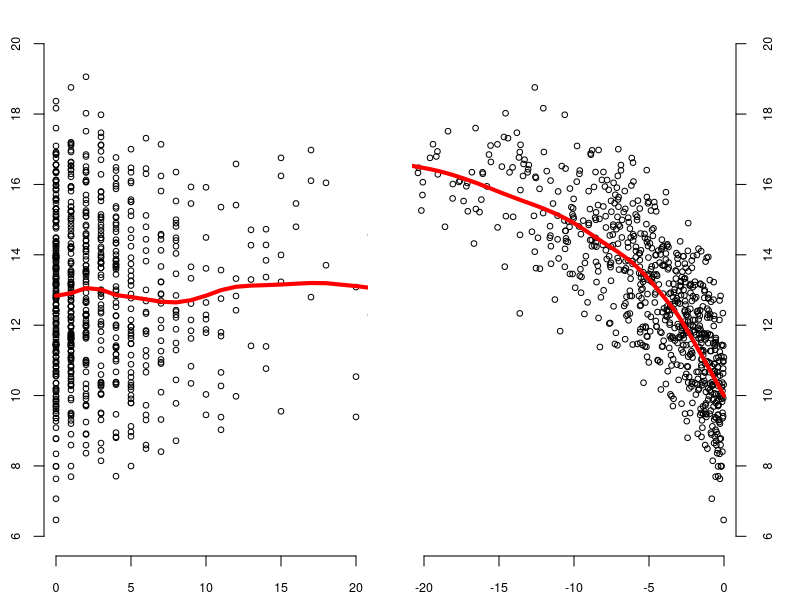

This figure's R source:
observations = rep(0,0)
n = 200
set.seed(1)

for (i in 1:n) {
  T = rexp(1, rate = 1/5)
  
  t = seq(0,floor(T))
  id = rep(i, length(t))
  s = T-t
  kept_apt = runif(length(t)) <= 5/(5+t)
  
  Sigma = (diag(length(t))+1+exp(- abs(outer(t,t,"-"))/5))/2
  mu = 10 + 10*s/(10+s)
  
  Y = mu+t(chol(Sigma))%*%rnorm(length(t))
  
  observations = rbind(observations,cbind(id,Y,t,s,kept_apt))
  
}

Y = observations[,2]
t = observations[,3]
s = observations[,4]
kept_apt = observations[,5]

# png("/Users/walterdempsey/Documents/stat/research/joint_models/censoring/survival_models/simulated_health.png", width = 6.5,height = 3, units = "in", res = 300)
op <- par(mfrow = c(1,2),
          oma = c(2,1,0,2) + 0.1,
          mar = c(0,1,1,1) + 0.1)

plot(t[as.logical(kept_apt)],Y[as.logical(kept_apt)], axes = FALSE, cex = 0.75, xlim = c(0,20), ylim = c(6,20))
lines(lowess(t[as.logical(kept_apt)],Y[as.logical(kept_apt)]), col = "red", lwd = 4)
axis(side = 1, cex.axis = 0.75); axis(side = 2, cex.axis = 0.75)


plot(-s[as.logical(kept_apt)],Y[as.logical(kept_apt)], axes = FALSE, cex = 0.75, xlim = c(-20,0), ylim = c(6,20))
lines(lowess(-s[as.logical(kept_apt)],Y[as.logical(kept_apt)]), col = "red", lwd = 4)
axis(side = 1, cex.axis = 0.75); axis(side = 4, cex.axis = 0.75)

# dev.off()

### Conditional Standard Deviation Calculations

cond_dens <- function(data) {
  cond_dens_t <- function(T) {
    kept_apt = data[,5]
    obs_times = data[kept_apt==1,3]
    obs = data[kept_apt==1,2]
    Sigma = (diag(length(obs_times))+1+exp(- abs(outer(obs_times,obs_times,"-"))/5))/2    
    rev = T - obs_times
    mu = 10 + 10*rev/(10+rev)
    return ( exp(-t(obs-mu)%*%solve(Sigma,obs-mu)/2)*dexp(T,rate = 1/5) )
  }
  return(cond_dens_t)
}


std_dev = pred_err = exp_pred_err = rep(0,0)

for (i in 1:n) {
  data = matrix(observations[observations[,1] == i,], ncol = 5)
  if (sum(data[,5]) >= 2) {
    kept_apt = data[,5]
    eval_T = seq(max(data[kept_apt==1,3]),max(data[kept_apt==1,3])+20,0.01)
    prob = unlist(lapply(eval_T,cond_dens(data)))
    norm_prob = prob/sum(prob)
    mu = sum(norm_prob*eval_T)
    mu_exp = max(data[kept_apt==1,3])+5
    std_dev = c(std_dev,sqrt(sum((eval_T-mu)^2*norm_prob)))
    survival = data[1,3]+data[1,4]
    pred_err = c(pred_err,(survival-mu)^2)
    exp_pred_err = c(exp_pred_err,(survival-mu_exp)^2)
  }
}


RMSE = sqrt(mean(pred_err))
exp_RMSE = sqrt(mean(exp_pred_err))
Avg_StdDev = mean(std_dev)

print(RMSE)
print(exp_RMSE)
print(Avg_StdDev)